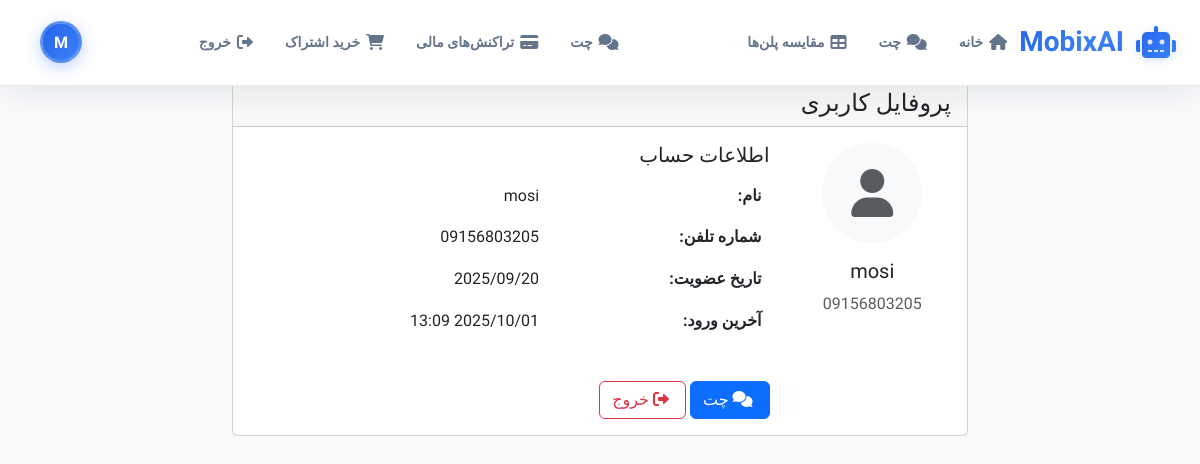
The page /accounts/profile/ (signed in) on the database as committed earlier.
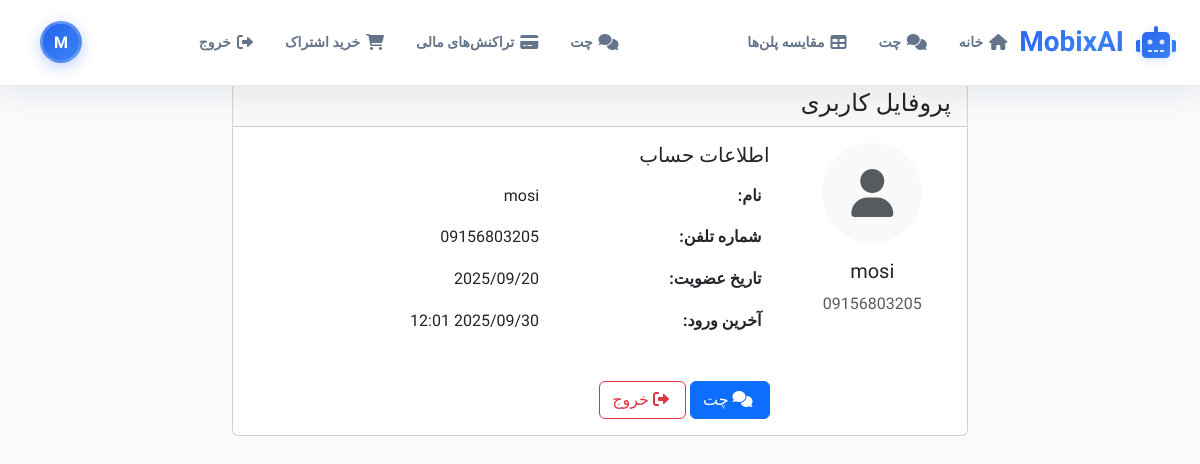
The same page on the database as committed later.
### accounts/models.py (models this page shows, shortened)
class User(AbstractUser):
    phone_number = models.CharField(max_length=15, unique=True)
    name = models.CharField(max_length=100)
    is_verified = models.BooleanField(default=False)
    created_at = models.DateTimeField(auto_now_add=True)
    objects = CustomUserManager()
    USERNAME_FIELD = 'phone_number'
    REQUIRED_FIELDS = ['name']
    def get_subscription_type(self):
        try:
            user_subscription = self.subscription
            if user_subscription.is_active:
                if user_subscription.end_date and user_subscription.end_date < timezone.now():
                    user_subscription.is_active = False
                    user_subscription.save()
                    return None
                return user_subscription.subscription_type
        except:
            pass
        return None
    def get_subscription_info(self):
        try:
            user_subscription = self.subscription
            if user_subscription.is_active:
                if user_subscription.end_date and user_subscription.end_date < timezone.now():
                    user_subscription.is_active = False
                    user_subscription.save()
                    return None
                return user_subscription
        except:
            pass
        return None

### accounts/views.py (the view)
# urls.py: path('profile/', views.profile, name='profile'),
@login_required
def profile(request):
    return render(request, 'accounts/profile.html')

### templates/accounts/profile.html (shortened to what this page needs)
{% extends 'base.html' %}
{% block content %}
<div class="container mt-4">
    <div class="row">
        <div class="col-md-8 mx-auto">
            <div class="card">
                <div class="card-header">
                    <h4 class="mb-0">پروفایل کاربری</h4>
                </div>
                <div class="card-body">
                    <div class="row">
                        <div class="col-md-3 text-center">
                            <div class="bg-light rounded-circle d-flex align-items-center justify-content-center mx-auto" style="width: 100px; height: 100px;">
                                <i class="fas fa-user fa-3x text-muted"></i>
                            </div>
                            <h5 class="mt-3">{{ user.name }}</h5>
                            <p class="text-muted">{{ user.phone_number }}</p>
                        </div>
                        <div class="col-md-9">
                            <h5>اطلاعات حساب</h5>
                            <div class="table-responsive">
                                <table class="table table-borderless">
                                    <tr>
                                        <td><strong>نام:</strong></td>
                                        <td>{{ user.name }}</td>
                                    </tr>
                                    <tr>
                                        <td><strong>شماره تلفن:</strong></td>
                                        <td>{{ user.phone_number }}</td>
                                    </tr>
                                    <tr>
                                        <td><strong>تاریخ عضویت:</strong></td>
                                        <td>{{ user.date_joined|date:"Y/m/d" }}</td>
                                    </tr>
                                    <tr>
                                        <td><strong>آخرین ورود:</strong></td>
                                        <td>{{ user.last_login|date:"Y/m/d H:i" }}</td>
                                    </tr>
                                </table>
                            </div>
                            <div class="mt-4">
                                <a href="{% url 'chat' %}" class="btn btn-primary">
                                    <i class="fas fa-comments me-1"></i> چت
                                </a>
                                <a href="{% url 'logout' %}" class="btn btn-outline-danger">
                                    <i class="fas fa-sign-out-alt me-1"></i> خروج
                                </a>
                            </div>
                        </div>
                    </div>
                </div>
            </div>
        </div>
    </div>
</div>
{% endblock %}

### templates/base.html (shortened to what this page needs)
<!DOCTYPE html>
<html lang="fa" dir="rtl">
<head>
    <link href="https://cdn.jsdelivr.net/npm/bootstrap@5.3.0/dist/css/bootstrap.min.css" rel="stylesheet">
    <link href="https://cdnjs.cloudflare.com/ajax/libs/font-awesome/6.0.0/css/all.min.css" rel="stylesheet">
    <link rel="stylesheet" href="https://cdnjs.cloudflare.com/ajax/libs/highlight.js/11.7.0/styles/default.min.css">
    {% load static %}
    <link rel="stylesheet" href="{% static 'css/chat.css' %}">
    <link rel="stylesheet" href="{% static 'css/navigation.css' %}">
    <link rel="stylesheet" href="{% static 'css/auth-forms.css' %}">
    <link rel="stylesheet" href="{% static 'css/purchase.css' %}">
</head>
<body {% if user.is_authenticated %}data-authenticated="true" data-user-name="{{ user.name }}"{% endif %}>
    <nav class="modern-navbar">
        <div class="container">
            <a class="navbar-brand" href="{% url 'home' %}">
                <i class="fas fa-robot"></i> MobixAI
            </a>
            <div class="navbar-nav-container" style="display: flex; align-items: center; gap: 1rem; flex: 1; justify-content: space-between;">
                <ul class="navbar-nav navbar-nav-left" id="desktop-nav-left" style="display: flex; flex-direction: row; align-items: center; gap: 0.5rem; margin: 0; padding: 0; list-style: none;">
                </ul>
                <ul class="navbar-nav navbar-nav-right" id="desktop-nav-right" style="display: flex; flex-direction: row; align-items: center; gap: 0.5rem; margin: 0; padding: 0; list-style: none;">
                </ul>
                {% if user.is_authenticated %}
                <div class="user-avatar" title="{{ user.name }}">
                    {{ user.name|first|upper }}
                </div>
                {% endif %}
            </div>
        </div>
    </nav>
    <main>
        {% block content %}
        {% endblock %}
    </main>
    {% load static %}
</body>
</html>

Rows that differ between the two databases and show on the page:
changed User "mosi": last_login "2025/10/01 13:09" → "2025/09/30 12:01"
